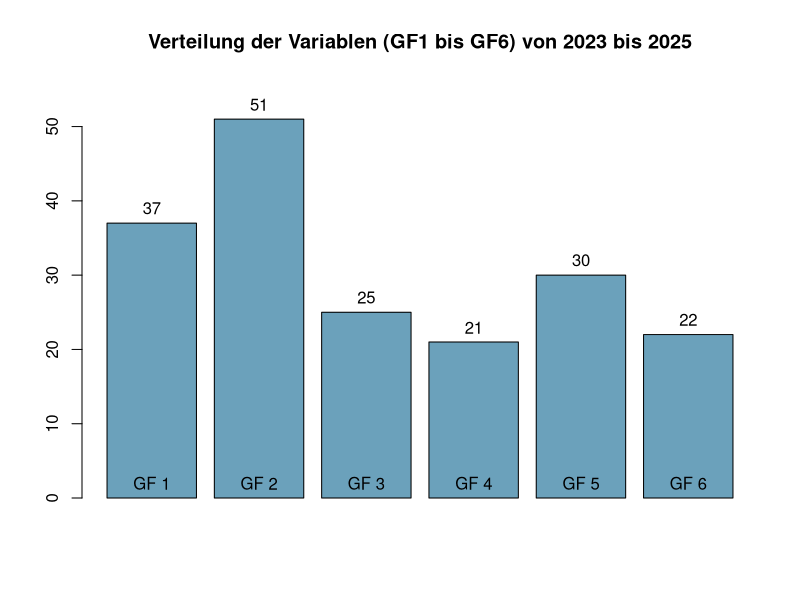
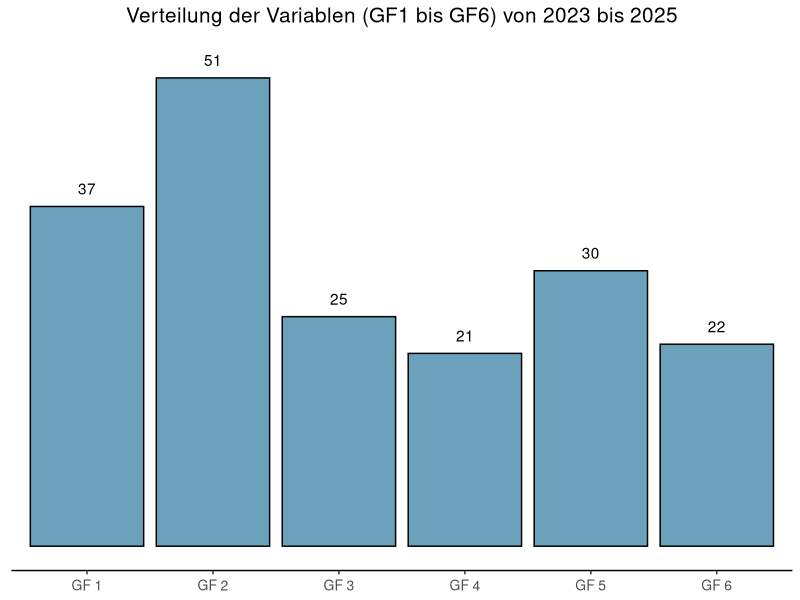
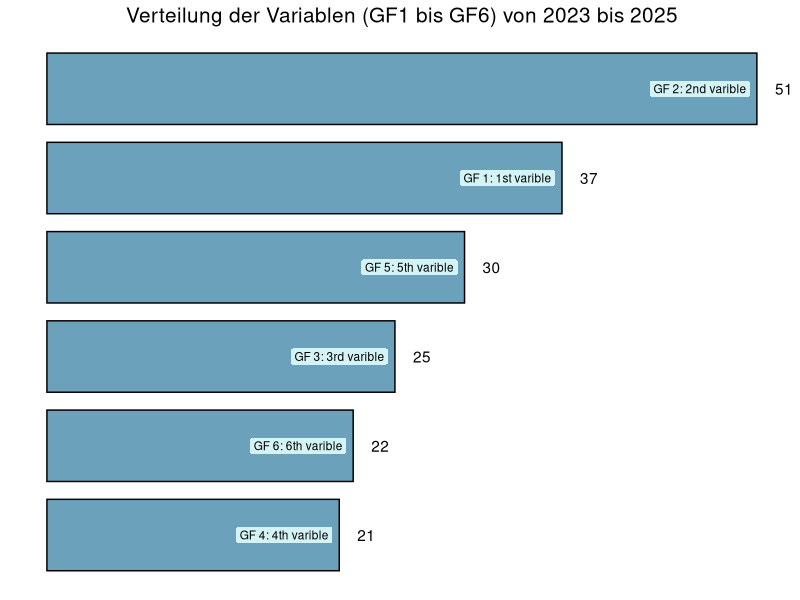
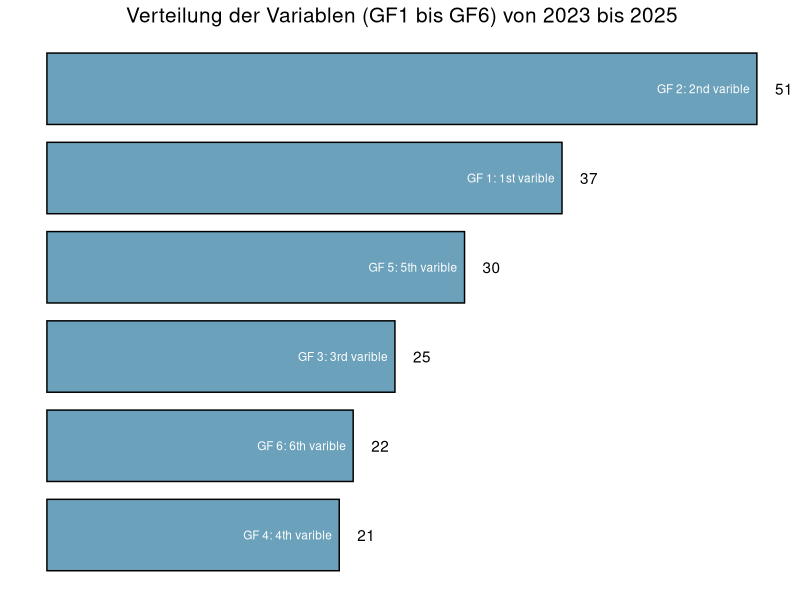
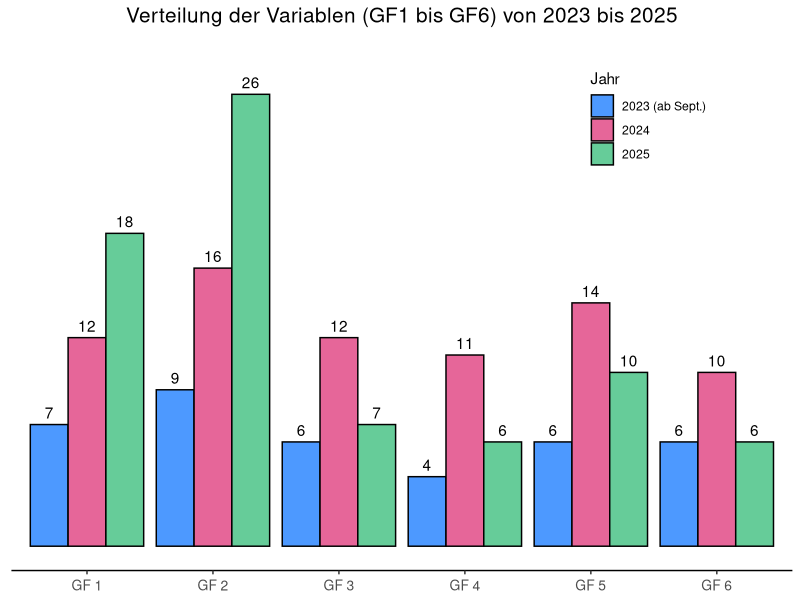

R code for these plots, in order:

library(writexl)
library(Cairo)

print_plot = F
print_xlsx = F


res23 = c(7, 9, 6, 4, 6, 6)
res24 = c(12, 16, 12, 11, 14, 10)
res25 = c(18, 26, 7, 6, 10, 6)

res_all = res23+res24+res25


result_gfs = res_all

#------ base plot ------#
light = "#6BA1BB"
lighter = "#d3f3f5"
dark = "#005478"
Header = "Verteilung der Variablen (GF1 bis GF6) von 2023 bis 2025"
bars = "Column"

p0 = barplot(result_gfs,
             ylim = c(0, max(result_gfs)+5),
             col = light,
             main = Header,
             xlab = "",
             ylab = "",
             horiz = F,
             #names.arg = paste(bars, 1:6)
)
text(p0, y = result_gfs+2, labels = c(as.character(result_gfs)))
text(p0, y = 2, labels = c(paste("GF", 1:6)))
if (print_plot == T){
  dev.print(device = png, filename = 'gfs_plot0.png', width = 1000)
  dev.off()
}


#------ ggplot ------#
library(ggplot2)
result_gfs_df = data.frame(GF = c(1:6), freq = result_gfs, xlabs = c(paste("GF", 1:6)))
long_labels = c("GF 1: 1st varible",
                "GF 2: 2nd varible",
                "GF 3: 3rd varible",
                "GF 4: 4th varible",
                "GF 5: 5th varible",
                "GF 6: 6th varible")
result_gfs_df = cbind(result_gfs_df, xlabs_long = long_labels)

p1 = ggplot(result_gfs_df, aes(x = xlabs, y = freq)) + 
  geom_bar(stat = "identity", color = "black", fill=light) +
  ylim(0, max(result_gfs)+2) +
  labs(title=Header) +
  geom_text(aes(label=freq), vjust = -1) +
  theme(
    plot.title = element_text(hjust = 0.5, size = 15),
    panel.grid.major = element_blank(),
    panel.grid.minor = element_blank(),
    panel.background = element_blank(),
    #axis.line.x = element_blank(),
    axis.line.x = element_line(colour = "black"),
    axis.line.y = element_blank(),
    axis.title.x=element_blank(), #remove axis title
    axis.title.y=element_blank(), #remove axis title
    #axis.text.x=element_blank(),  #remove axis labels
    axis.text.x = element_text(hjust = 0.5, vjust = 0.5, size = 10),
    axis.text.y=element_blank(),  #remove axis labels
    #axis.ticks.x=element_blank(),  #remove axis ticks
    axis.ticks.y=element_blank()  #remove axis ticks
  )
plot(p1)
if (print_plot == T){
  ggsave("gfs_plot1.png")
}

p2 = ggplot(result_gfs_df, aes(x = reorder(GF, +freq), y = freq)) + 
  geom_bar(stat = "identity", color = "black", fill=light, width = c(.8, .8, .8, .8, .8, .8)) +
  labs(title=Header) +
  geom_text(aes(label=freq), hjust = -1) + # Values outside
  geom_label(aes(label = long_labels), hjust = 1, nudge_y = -.5, fill = lighter, label.size = 0, size = 3) +
  theme(
    plot.title = element_text(hjust = 0.5, size = 15),
    panel.grid.major = element_blank(),
    panel.grid.minor = element_blank(),
    panel.background = element_blank(),
    axis.line.x = element_blank(),
    axis.line.y = element_blank(),
    axis.title.x=element_blank(), #remove axis title
    axis.title.y=element_blank(), #remove axis title
    axis.text.x=element_blank(),  #remove axis labels
    axis.text.y=element_blank(),  #remove axis labels
    axis.ticks.x=element_blank(),  #remove axis ticks
    axis.ticks.y=element_blank()  #remove axis ticks
  ) + 
  coord_flip()
plot(p2)
if (print_plot == T){
  ggsave("gfs_plot2.png")
}

p3 = ggplot(result_gfs_df, aes(x = reorder(GF, +freq), y = freq)) + 
  geom_bar(stat = "identity", color = "black", fill=light, width = c(.8, .8, .8, .8, .8, .8)) +
  labs(title=Header) +
  geom_text(aes(label=freq), hjust = -1) + # Values outside
  geom_text(aes(label = long_labels), hjust = 1, nudge_y = -.5, col = "white", size = 3) +
  theme(
    plot.title = element_text(hjust = 0.5, size = 15),
    panel.grid.major = element_blank(),
    panel.grid.minor = element_blank(),
    panel.background = element_blank(),
    axis.line.x = element_blank(),
    axis.line.y = element_blank(),
    axis.title.x=element_blank(), #remove axis title
    axis.title.y=element_blank(), #remove axis title
    axis.text.x=element_blank(),  #remove axis labels
    axis.text.y=element_blank(),  #remove axis labels
    axis.ticks.x=element_blank(),  #remove axis ticks
    axis.ticks.y=element_blank()  #remove axis ticks
  ) + 
  coord_flip()
plot(p3)
if (print_plot == T){
  ggsave("gfs_plot3.png")
}

if (print_xlsx == T){
  output_jne = "gfs_jne.xlsx"
  write_xlsx(result_gfs_df, output_jne)
} else {
  print("No xlsx-output saved.")
}


#-----> make new df <-----#
group_results_df = rbind(
  data.frame(Jahr = rep("2023", 6), GFs = c(paste("GF", 1:6)), Counts = res23),
  data.frame(Jahr = rep("2024", 6), GFs = c(paste("GF", 1:6)), Counts = res24),
  data.frame(Jahr = rep("2025", 6), GFs = c(paste("GF", 1:6)), Counts = res25)
)
#-----> make new df <-----#


p4 = ggplot(group_results_df, aes(x = GFs, y = Counts, fill = Jahr)) +
  geom_col(position = "dodge", color = "black") +
  ylim(0, max(group_results_df$Counts) + 2) +
  labs(title=Header) +
  geom_text(aes(GFs, label=Counts), position = position_dodge(width = .9), vjust = -.5) +
  theme(
    plot.title = element_text(hjust = 0.5, size = 15),
    panel.grid.major = element_blank(),
    panel.grid.minor = element_blank(),
    panel.background = element_blank(),
    #axis.line.x = element_blank(),
    axis.line.x = element_line(colour = "black"),
    axis.line.y = element_blank(),
    axis.title.x=element_blank(), #remove axis title
    axis.title.y=element_blank(), #remove axis title
    #axis.text.x=element_blank(),  #remove axis labels
    axis.text.x = element_text(hjust = 0.5, vjust = 0.5, size = 10),
    axis.text.y=element_blank(),  #remove axis labels
    #axis.ticks.x=element_blank(),  #remove axis ticks
    axis.ticks.y=element_blank(),  #remove axis ticks
    #--> legend:
    legend.position = c(.90, .95),
    legend.justification = c("right", "top"),
    legend.box.just = "right",
    legend.margin = margin(6, 6, 6, 6)
  )+
  scale_fill_manual(name = "Jahr", labels = c("2023 (ab Sept.)", "2024", "2025"), values = c(rgb(.3, 0.6, 1), rgb(0.9, 0.4, 0.6), rgb(0.4, 0.8, 0.6)))

plot(p4)
if (print_plot == T){
  ggsave("gfs_plot4.png")
}
